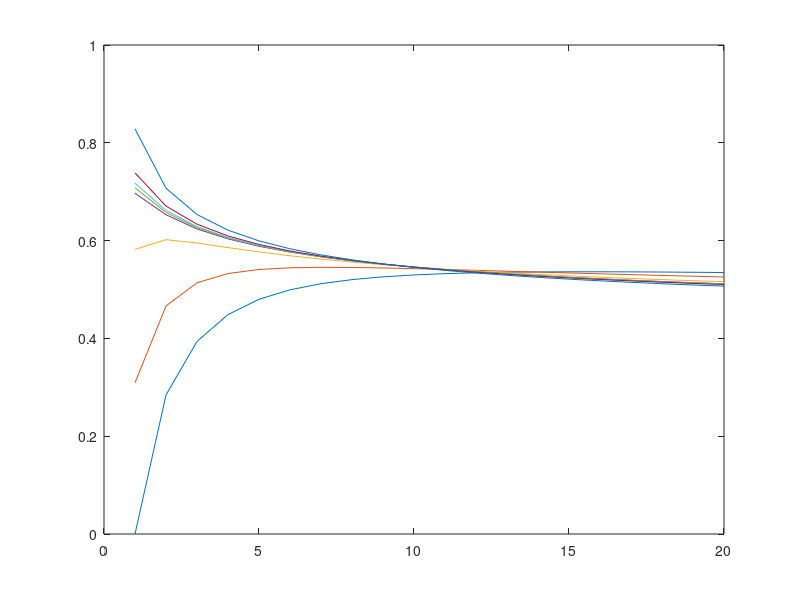
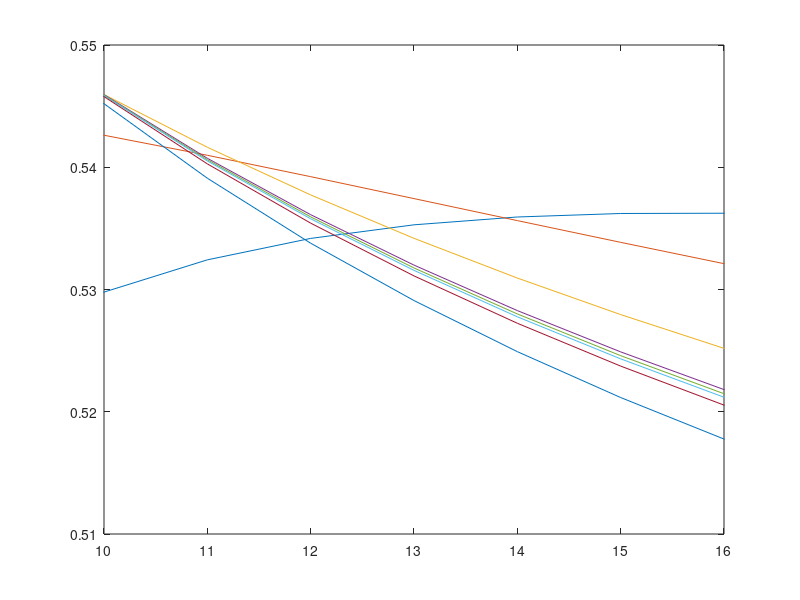

The MATLAB script that drew these images, in order:
%Question 1
clc; clear;
R = (1:20);
R2 = (10:16)
S = [2;5;10;11;12;15];
%all of these are normalized by Vc1
dVH =  (sqrt(2.*R./(1+R))-1) + sqrt(1./R).*(1-sqrt(2./(1+R))); %Hohmann
%Bi-elliptic transfer
dVBE = (sqrt(2.*R.*S./(1+R.*S))-1) + sqrt(1./(R.*S)).*(sqrt(2./(1+S))-sqrt(2./(1+R.*S))) +(sqrt(2*S./(R+R.*S))-sqrt(1./R));
%bi=parabolic transfer
dVBP = (sqrt(2)-1).*(1+sqrt(1./R));

figure(1)
plot(R,dVH,R,dVBE,R,dVBP)
figure(2)
plot(R,dVH,R,dVBE,R,dVBP)
xlim([10 16])
ylim([0.51 0.55])